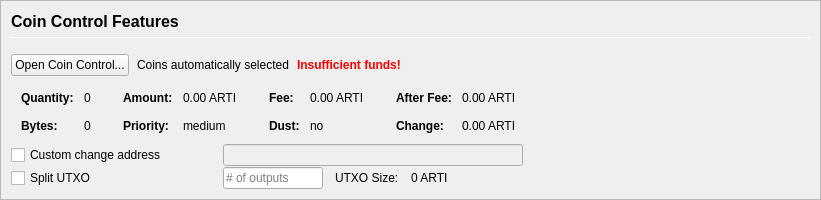
         <widget class="QFrame" name="frameCoinControl">
          <property name="sizePolicy">
           <sizepolicy hsizetype="Expanding" vsizetype="Expanding">
            <horstretch>0</horstretch>
            <verstretch>0</verstretch>
           </sizepolicy>
          </property>
          <property name="maximumSize">
           <size>
            <width>16777215</width>
            <height>16777215</height>
           </size>
          </property>
          <property name="frameShape">
           <enum>QFrame::StyledPanel</enum>
          </property>
          <property name="frameShadow">
           <enum>QFrame::Sunken</enum>
          </property>
          <layout class="QVBoxLayout" name="verticalLayoutCoinControl2">
           <property name="spacing">
            <number>0</number>
           </property>
           <property name="margin">
            <number>0</number>
           </property>
           <item>
            <widget class="QFrame" name="frameCoinControl_BG">
             <layout class="QVBoxLayout" name="verticalLayoutCoinControl" stretch="0,0,0,0,0,0">
              <property name="spacing">
               <number>1</number>
              </property>
              <property name="leftMargin">
               <number>10</number>
              </property>
              <property name="topMargin">
               <number>10</number>
              </property>
              <item>
               <layout class="QHBoxLayout" name="horizontalLayoutCoinControl1">
                <property name="bottomMargin">
                 <number>15</number>
                </property>
                <item>
                 <layout class="QVBoxLayout" name="verticalLayout_3">
                  <property name="spacing">
                   <number>6</number>
                  </property>
                  <item>
                   <widget class="QLabel" name="labelCoinControlFeatures">
                    <property name="sizePolicy">
                     <sizepolicy hsizetype="Preferred" vsizetype="Maximum">
                      <horstretch>0</horstretch>
                      <verstretch>0</verstretch>
                     </sizepolicy>
                    </property>
                    <property name="minimumSize">
                     <size>
                      <width>0</width>
                      <height>20</height>
                     </size>
                    </property>
                    <property name="font">
                     <font>
                      <pointsize>12</pointsize>
                      <weight>75</weight>
                      <bold>true</bold>
                     </font>
                    </property>
                    <property name="styleSheet">
                     <string notr="true">font-weight:bold;</string>
                    </property>
                    <property name="text">
                     <string>Coin Control Features</string>
                    </property>
                   </widget>
                  </item>
                  <item>
                   <widget class="Line" name="line">
                    <property name="minimumSize">
                     <size>
                      <width>0</width>
                      <height>1</height>
                     </size>
                    </property>
                    <property name="maximumSize">
                     <size>
                      <width>16777215</width>
                      <height>1</height>
                     </size>
                    </property>
                    <property name="orientation">
                     <enum>Qt::Horizontal</enum>
                    </property>
                   </widget>
                  </item>
                 </layout>
                </item>
               </layout>
              </item>
              <item>
               <layout class="QHBoxLayout" name="horizontalLayoutCoinControl2" stretch="0,0,0,0">
                <property name="spacing">
                 <number>8</number>
                </property>
                <property name="bottomMargin">
                 <number>10</number>
                </property>
                <item>
                 <widget class="QPushButton" name="pushButtonCoinControl">
                  <property name="styleSheet">
                   <string notr="true"/>
                  </property>
                  <property name="text">
                   <string>Open Coin Control...</string>
                  </property>
                  <property name="autoDefault">
                   <bool>false</bool>
                  </property>
                 </widget>
                </item>
                <item>
                 <widget class="QLabel" name="labelCoinControlAutomaticallySelected">
                  <property name="text">
                   <string>Coins automatically selected</string>
                  </property>
                  <property name="margin">
                   <number>5</number>
                  </property>
                 </widget>
                </item>
                <item>
                 <widget class="QLabel" name="labelCoinControlInsuffFunds">
                  <property name="font">
                   <font>
                    <weight>75</weight>
                    <bold>true</bold>
                   </font>
                  </property>
                  <property name="styleSheet">
                   <string notr="true">color:red;font-weight:bold;</string>
                  </property>
                  <property name="text">
                   <string>Insufficient funds!</string>
                  </property>
                  <property name="margin">
                   <number>5</number>
                  </property>
                 </widget>
                </item>
                <item>
                 <spacer name="horizontalSpacerCoinControl">
                  <property name="orientation">
                   <enum>Qt::Horizontal</enum>
                  </property>
                  <property name="sizeHint" stdset="0">
                   <size>
                    <width>40</width>
                    <height>1</height>
                   </size>
                  </property>
                 </spacer>
                </item>
               </layout>
              </item>
              <item>
               <widget class="QWidget" name="widgetCoinControl" native="true">
                <property name="sizePolicy">
                 <sizepolicy hsizetype="Preferred" vsizetype="Preferred">
                  <horstretch>0</horstretch>
                  <verstretch>0</verstretch>
                 </sizepolicy>
                </property>
                <property name="minimumSize">
                 <size>
                  <width>0</width>
                  <height>0</height>
                 </size>
                </property>
                <property name="styleSheet">
                 <string notr="true"/>
                </property>
                <layout class="QHBoxLayout" name="horizontalLayoutCoinControl5">
                 <property name="margin">
                  <number>0</number>
                 </property>
                 <item>
                  <layout class="QHBoxLayout" name="horizontalLayoutCoinControl3" stretch="0,0,0,1">
                   <property name="spacing">
                    <number>20</number>
                   </property>
                   <property name="topMargin">
                    <number>0</number>
                   </property>
                   <property name="bottomMargin">
                    <number>10</number>
                   </property>
                   <item>
                    <layout class="QFormLayout" name="formLayoutCoinControl1">
                     <property name="horizontalSpacing">
                      <number>10</number>
                     </property>
                     <property name="verticalSpacing">
                      <number>14</number>
                     </property>
                     <property name="leftMargin">
                      <number>10</number>
                     </property>
                     <property name="topMargin">
                      <number>4</number>
                     </property>
                     <property name="rightMargin">
                      <number>6</number>
                     </property>
                     <item row="0" column="0">
                      <widget class="QLabel" name="labelCoinControlQuantityText">
                       <property name="font">
                        <font>
                         <weight>75</weight>
                         <bold>true</bold>
                        </font>
                       </property>
                       <property name="text">
                        <string>Quantity:</string>
                       </property>
                       <property name="margin">
                        <number>0</number>
                       </property>
                      </widget>
                     </item>
                     <item row="0" column="1">
                      <widget class="QLabel" name="labelCoinControlQuantity">
                       <property name="cursor">
                        <cursorShape>IBeamCursor</cursorShape>
                       </property>
                       <property name="contextMenuPolicy">
                        <enum>Qt::ActionsContextMenu</enum>
                       </property>
                       <property name="text">
                        <string notr="true">0</string>
                       </property>
                       <property name="margin">
                        <number>0</number>
                       </property>
                       <property name="textInteractionFlags">
                        <set>Qt::LinksAccessibleByMouse|Qt::TextSelectableByKeyboard|Qt::TextSelectableByMouse</set>
                       </property>
                      </widget>
                     </item>
                     <item row="1" column="0">
                      <widget class="QLabel" name="labelCoinControlBytesText">
                       <property name="font">
                        <font>
                         <weight>75</weight>
                         <bold>true</bold>
                        </font>
                       </property>
                       <property name="text">
                        <string>Bytes:</string>
                       </property>
                      </widget>
                     </item>
                     <item row="1" column="1">
                      <widget class="QLabel" name="labelCoinControlBytes">
                       <property name="cursor">
                        <cursorShape>IBeamCursor</cursorShape>
                       </property>
                       <property name="contextMenuPolicy">
                        <enum>Qt::ActionsContextMenu</enum>
                       </property>
                       <property name="text">
                        <string notr="true">0</string>
                       </property>
                       <property name="textInteractionFlags">
                        <set>Qt::LinksAccessibleByMouse|Qt::TextSelectableByKeyboard|Qt::TextSelectableByMouse</set>
                       </property>
                      </widget>
                     </item>
                    </layout>
                   </item>
                   <item>
                    <layout class="QFormLayout" name="formLayoutCoinControl2">
                     <property name="horizontalSpacing">
                      <number>10</number>
                     </property>
                     <property name="verticalSpacing">
                      <number>14</number>
                     </property>
                     <property name="leftMargin">
                      <number>6</number>
                     </property>
                     <property name="topMargin">
                      <number>4</number>
                     </property>
                     <property name="rightMargin">
                      <number>6</number>
                     </property>
                     <item row="0" column="0">
                      <widget class="QLabel" name="labelCoinControlAmountText">
                       <property name="font">
                        <font>
                         <weight>75</weight>
                         <bold>true</bold>
                        </font>
                       </property>
                       <property name="text">
                        <string>Amount:</string>
                       </property>
                       <property name="margin">
                        <number>0</number>
                       </property>
                      </widget>
                     </item>
                     <item row="0" column="1">
                      <widget class="QLabel" name="labelCoinControlAmount">
                       <property name="cursor">
                        <cursorShape>IBeamCursor</cursorShape>
                       </property>
                       <property name="contextMenuPolicy">
                        <enum>Qt::ActionsContextMenu</enum>
                       </property>
                       <property name="text">
                        <string notr="true">0.00 ARTI</string>
                       </property>
                       <property name="textInteractionFlags">
                        <set>Qt::LinksAccessibleByMouse|Qt::TextSelectableByKeyboard|Qt::TextSelectableByMouse</set>
                       </property>
                      </widget>
                     </item>
                     <item row="1" column="0">
                      <widget class="QLabel" name="labelCoinControlPriorityText">
                       <property name="font">
                        <font>
                         <weight>75</weight>
                         <bold>true</bold>
                        </font>
                       </property>
                       <property name="text">
                        <string>Priority:</string>
                       </property>
                      </widget>
                     </item>
                     <item row="1" column="1">
                      <widget class="QLabel" name="labelCoinControlPriority">
                       <property name="cursor">
                        <cursorShape>IBeamCursor</cursorShape>
                       </property>
                       <property name="contextMenuPolicy">
                        <enum>Qt::ActionsContextMenu</enum>
                       </property>
                       <property name="text">
                        <string>medium</string>
                       </property>
                       <property name="textInteractionFlags">
                        <set>Qt::LinksAccessibleByMouse|Qt::TextSelectableByKeyboard|Qt::TextSelectableByMouse</set>
                       </property>
                      </widget>
                     </item>
                    </layout>
                   </item>
                   <item>
                    <layout class="QFormLayout" name="formLayoutCoinControl3">
                     <property name="horizontalSpacing">
                      <number>10</number>
                     </property>
                     <property name="verticalSpacing">
                      <number>14</number>
                     </property>
                     <property name="leftMargin">
                      <number>6</number>
                     </property>
                     <property name="topMargin">
                      <number>4</number>
                     </property>
                     <property name="rightMargin">
                      <number>6</number>
                     </property>
                     <item row="0" column="0">
                      <widget class="QLabel" name="labelCoinControlFeeText">
                       <property name="font">
                        <font>
                         <weight>75</weight>
                         <bold>true</bold>
                        </font>
                       </property>
                       <property name="text">
                        <string>Fee:</string>
                       </property>
                       <property name="margin">
                        <number>0</number>
                       </property>
                      </widget>
                     </item>
                     <item row="0" column="1">
                      <widget class="QLabel" name="labelCoinControlFee">
                       <property name="cursor">
                        <cursorShape>IBeamCursor</cursorShape>
                       </property>
                       <property name="contextMenuPolicy">
                        <enum>Qt::ActionsContextMenu</enum>
                       </property>
                       <property name="text">
                        <string notr="true">0.00 ARTI</string>
                       </property>
                       <property name="textInteractionFlags">
                        <set>Qt::LinksAccessibleByMouse|Qt::TextSelectableByKeyboard|Qt::TextSelectableByMouse</set>
                       </property>
                      </widget>
                     </item>
                     <item row="1" column="0">
                      <widget class="QLabel" name="labelCoinControlLowOutputText">
                       <property name="font">
                        <font>
                         <weight>75</weight>
                         <bold>true</bold>
                        </font>
                       </property>
                       <property name="text">
                        <string>Dust:</string>
                       </property>
                      </widget>
                     </item>
                     <item row="1" column="1">
                      <widget class="QLabel" name="labelCoinControlLowOutput">
                       <property name="cursor">
                        <cursorShape>IBeamCursor</cursorShape>
                       </property>
                       <property name="contextMenuPolicy">
                        <enum>Qt::ActionsContextMenu</enum>
                       </property>
                       <property name="text">
                        <string>no</string>
                       </property>
                       <property name="textInteractionFlags">
                        <set>Qt::LinksAccessibleByMouse|Qt::TextSelectableByKeyboard|Qt::TextSelectableByMouse</set>
                       </property>
                      </widget>
                     </item>
                    </layout>
                   </item>
                   <item>
                    <layout class="QFormLayout" name="formLayoutCoinControl4">
                     <property name="horizontalSpacing">
                      <number>10</number>
                     </property>
                     <property name="verticalSpacing">
                      <number>14</number>
                     </property>
                     <property name="leftMargin">
                      <number>6</number>
                     </property>
                     <property name="topMargin">
                      <number>4</number>
                     </property>
                     <property name="rightMargin">
                      <number>6</number>
                     </property>
                     <item row="0" column="0">
                      <widget class="QLabel" name="labelCoinControlAfterFeeText">
                       <property name="font">
                        <font>
                         <weight>75</weight>
                         <bold>true</bold>
                        </font>
                       </property>
                       <property name="text">
                        <string>After Fee:</string>
                       </property>
                       <property name="margin">
                        <number>0</number>
                       </property>
                      </widget>
                     </item>
                     <item row="0" column="1">
                      <widget class="QLabel" name="labelCoinControlAfterFee">
                       <property name="cursor">
                        <cursorShape>IBeamCursor</cursorShape>
                       </property>
                       <property name="contextMenuPolicy">
                        <enum>Qt::ActionsContextMenu</enum>
                       </property>
                       <property name="text">
                        <string notr="true">0.00 ARTI</string>
                       </property>
                       <property name="textInteractionFlags">
                        <set>Qt::LinksAccessibleByMouse|Qt::TextSelectableByKeyboard|Qt::TextSelectableByMouse</set>
                       </property>
                      </widget>
                     </item>
                     <item row="1" column="0">
                      <widget class="QLabel" name="labelCoinControlChangeText">
                       <property name="font">
                        <font>
                         <weight>75</weight>
                         <bold>true</bold>
                        </font>
                       </property>
                       <property name="text">
                        <string>Change:</string>
                       </property>
                      </widget>
                     </item>
                     <item row="1" column="1">
                      <widget class="QLabel" name="labelCoinControlChange">
                       <property name="cursor">
                        <cursorShape>IBeamCursor</cursorShape>
                       </property>
                       <property name="contextMenuPolicy">
                        <enum>Qt::ActionsContextMenu</enum>
                       </property>
                       <property name="text">
                        <string notr="true">0.00 ARTI</string>
                       </property>
                       <property name="textInteractionFlags">
                        <set>Qt::LinksAccessibleByMouse|Qt::TextSelectableByKeyboard|Qt::TextSelectableByMouse</set>
                       </property>
                      </widget>
                     </item>
                    </layout>
                   </item>
                  </layout>
                 </item>
                </layout>
               </widget>
              </item>
              <item>
               <layout class="QHBoxLayout" name="horizontalLayoutCoinControl4">
                <property name="spacing">
                 <number>12</number>
                </property>
                <property name="sizeConstraint">
                 <enum>QLayout::SetDefaultConstraint</enum>
                </property>
                <property name="topMargin">
                 <number>0</number>
                </property>
                <property name="rightMargin">
                 <number>0</number>
                </property>
                <item>
                 <widget class="QCheckBox" name="checkBoxCoinControlChange">
                  <property name="sizePolicy">
                   <sizepolicy hsizetype="Preferred" vsizetype="Preferred">
                    <horstretch>0</horstretch>
                    <verstretch>0</verstretch>
                   </sizepolicy>
                  </property>
                  <property name="minimumSize">
                   <size>
                    <width>200</width>
                    <height>0</height>
                   </size>
                  </property>
                  <property name="maximumSize">
                   <size>
                    <width>200</width>
                    <height>16777215</height>
                   </size>
                  </property>
                  <property name="toolTip">
                   <string>If this is activated, but the change address is empty or invalid, change will be sent to a newly generated address.</string>
                  </property>
                  <property name="text">
                   <string>Custom change address</string>
                  </property>
                 </widget>
                </item>
                <item>
                 <widget class="QValidatedLineEdit" name="lineEditCoinControlChange">
                  <property name="enabled">
                   <bool>false</bool>
                  </property>
                  <property name="sizePolicy">
                   <sizepolicy hsizetype="Preferred" vsizetype="Preferred">
                    <horstretch>0</horstretch>
                    <verstretch>0</verstretch>
                   </sizepolicy>
                  </property>
                  <property name="minimumSize">
                   <size>
                    <width>300</width>
                    <height>0</height>
                   </size>
                  </property>
                 </widget>
                </item>
                <item>
                 <widget class="QLabel" name="labelCoinControlChangeLabel">
                  <property name="sizePolicy">
                   <sizepolicy hsizetype="Preferred" vsizetype="Preferred">
                    <horstretch>0</horstretch>
                    <verstretch>0</verstretch>
                   </sizepolicy>
                  </property>
                  <property name="minimumSize">
                   <size>
                    <width>100</width>
                    <height>0</height>
                   </size>
                  </property>
                  <property name="text">
                   <string/>
                  </property>
                  <property name="margin">
                   <number>3</number>
                  </property>
                 </widget>
                </item>
               </layout>
              </item>
              <item>
               <layout class="QHBoxLayout" name="horizontalLayoutCoinControl6">
                <property name="spacing">
                 <number>12</number>
                </property>
                <property name="rightMargin">
                 <number>0</number>
                </property>
                <item>
                 <widget class="QCheckBox" name="splitBlockCheckBox">
                  <property name="sizePolicy">
                   <sizepolicy hsizetype="Preferred" vsizetype="Preferred">
                    <horstretch>0</horstretch>
                    <verstretch>0</verstretch>
                   </sizepolicy>
                  </property>
                  <property name="minimumSize">
                   <size>
                    <width>200</width>
                    <height>0</height>
                   </size>
                  </property>
                  <property name="maximumSize">
                   <size>
                    <width>200</width>
                    <height>16777215</height>
                   </size>
                  </property>
                  <property name="text">
                   <string>Split UTXO</string>
                  </property>
                 </widget>
                </item>
                <item>
                 <widget class="QLineEdit" name="splitBlockLineEdit">
                  <property name="sizePolicy">
                   <sizepolicy hsizetype="Preferred" vsizetype="Preferred">
                    <horstretch>50</horstretch>
                    <verstretch>0</verstretch>
                   </sizepolicy>
                  </property>
                  <property name="minimumSize">
                   <size>
                    <width>100</width>
                    <height>0</height>
                   </size>
                  </property>
                  <property name="maximumSize">
                   <size>
                    <width>100</width>
                    <height>16777215</height>
                   </size>
                  </property>
                  <property name="placeholderText">
                   <string># of outputs</string>
                  </property>
                 </widget>
                </item>
                <item>
                 <widget class="QLabel" name="labelBlockSizeText">
                  <property name="text">
                   <string>UTXO Size:</string>
                  </property>
                 </widget>
                </item>
                <item>
                 <widget class="QLabel" name="labelBlockSize">
                  <property name="text">
                   <string>0 ARTI</string>
                  </property>
                 </widget>
                </item>
                <item>
                 <spacer name="horizontalSpacer_7">
                  <property name="orientation">
                   <enum>Qt::Horizontal</enum>
                  </property>
                  <property name="sizeHint" stdset="0">
                   <size>
                    <width>40</width>
                    <height>20</height>
                   </size>
                  </property>
                 </spacer>
                </item>
               </layout>
              </item>
              <item>
               <spacer name="verticalSpacerCoinControl">
                <property name="orientation">
                 <enum>Qt::Vertical</enum>
                </property>
                <property name="sizeHint" stdset="0">
                 <size>
                  <width>800</width>
                  <height>1</height>
                 </size>
                </property>
               </spacer>
              </item>
             </layout>
            </widget>
           </item>
          </layout>
         </widget>
